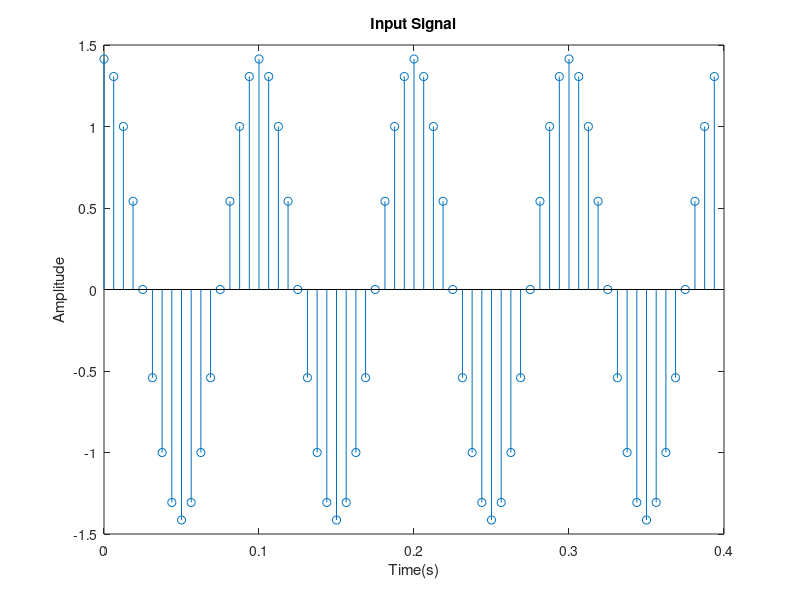
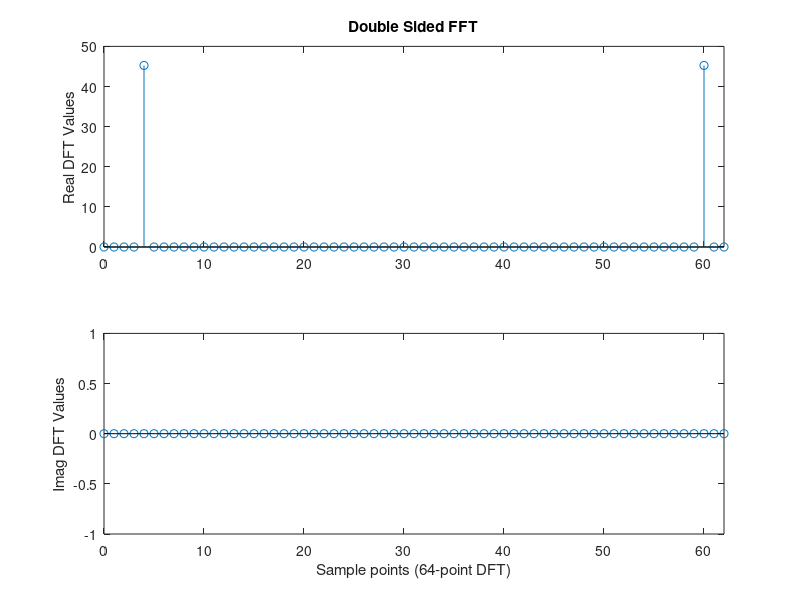
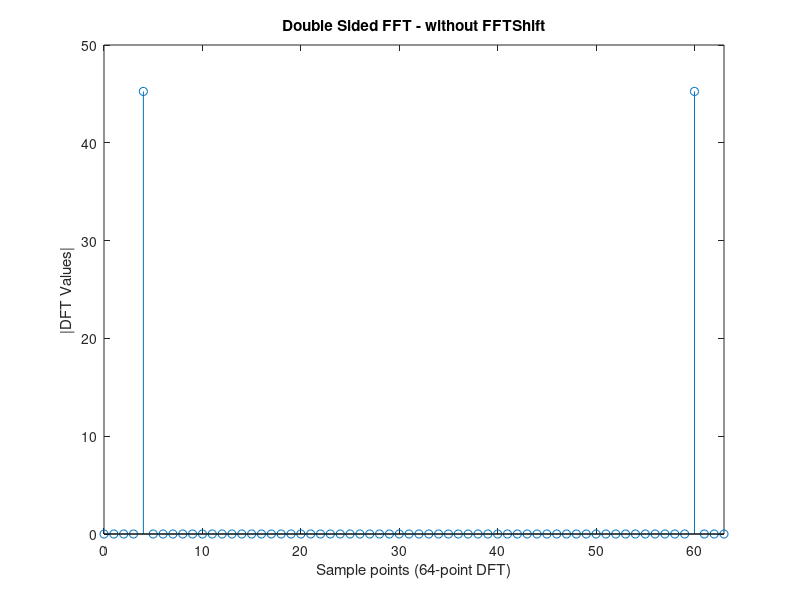
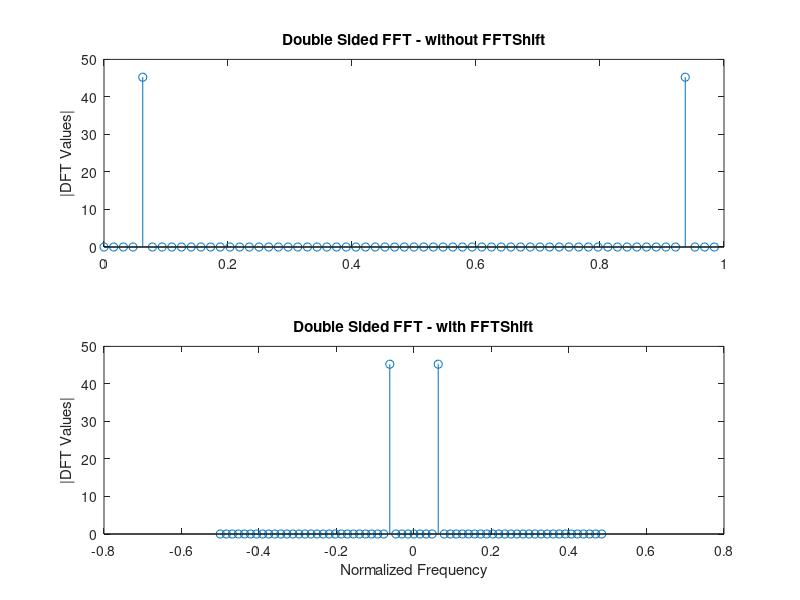

Reproduce these figures in MATLAB, in order. (Note: this script raises an error after producing the figures.)
% *********************************************************************** %
% Michael Rahaim
% Modified Examples from http://www.gaussianwaves.com/
%
% ------------------------------------------------------------------------
% Note on Power: 
%       Amplitude = 1/2 Peak to Peak
%       RMS of a sine = P-P / 2*sqrt(2)
%       For a real signal,
%           Power at f = Power at -f = (RMS)^2 / 2
%       Power calculation also accounts for the % of the FFT that the
%           signal accounts for since fft(x,NFFT) fills x with zeros is
%           length of x < NFFT.
% ------------------------------------------------------------------------
% Note on DFT:
%       When calculating the FFT and iFFT, Matlab's fft and ifft functions
%       do NOT use the 1/N and N factor that are found in text definitions
%       of the complex DFT.
% ------------------------------------------------------------------------
% Suppress warngngs:
%#ok<*UNRCH>
% *********************************************************************** %
clear all %#ok<CLALL>
close all

%% Parameters 
A             = sqrt(2);    % Amplitude
f             = 10;         % frequency of sine wave
overSampRate  = 16;         % oversampling rate
fs = overSampRate*f;        % sampling frequency

phase         = 0;%-1/2*pi; % desired phase shift in radians
nCyl          = 4;      % to generate five cycles of sine wave
NFFT          = 64;   % NFFT-point DFT	 	 

tolerance     = 1e-8;               % To avoid FP rounding errors
noise_var     = 0;                  % Noise variance
noise_std     = sqrt(noise_var);    % Noise standard deviation

%% Figure Settings
fig_c1 = 10;
fig_r1 = 700;
fig_w  = 460;
fig_h  = 400;
del_w  = 15;
del_h  = 100;
fig_c  = [fig_c1, fig_c1+fig_w+del_w, fig_c1+2*(fig_w+del_w), fig_c1+3*(fig_w+del_w)];
fig_r  = [fig_r1, fig_r1-(fig_h+del_h)];

STEM = 1; % 0 for regular plots, 1 for stem plots

%% Generate Signal / Info
t = 0:1/fs:(nCyl*1/f-1/fs);         % time base
x = A*cos(2*pi*f*t+phase);          % time domain signal
%x = x + 0.5*A*cos(2*pi*2*f*t+2*phase);
x = x + noise_std*randn(size(x));   % signal plus noise
L = length(x);                      % signal length


%% Generate DFT
X1     = fft(x,NFFT);               % Compute DFT using FFT	 	 
X2     = fftshift(X1);              % Shift the FFT values
Px     = X2.*conj(X2)/(NFFT*L);     % Power of each freq components	 	 
Px2    = X1.*conj(X1)/(NFFT*L);     % Single sided PSD

nVals1 = 0:NFFT-1;                  % DFT Sample points	 	 
nVals2 = (0:NFFT-1)/NFFT;           % Normalized DFT Sample points	 	 
nVals3 = (-NFFT/2:NFFT/2-1)/NFFT;   % DFT Sample points (Shifted)
fVals1 = fs*nVals3;                 % DFT frequencies
fVals2 = fs*(0:NFFT/2-1)/NFFT;	 	% Single sided DFT frequencies

% Get rid of values below the threshold tolerance (occur because of the
% rounding errors in floating point nums. Causes phase calculation errors)
% X1(abs(X1)<tolerance) = 0;
% X2(abs(X2)<tolerance) = 0;
X1(imag(X1) < tolerance & imag(X1) > -tolerance) = ...
    real(X1(imag(X1) < tolerance & imag(X1) > -tolerance));
X1(real(X1) < tolerance & real(X1) > -tolerance) = ...
    imag(X1(real(X1) < tolerance & real(X1) > -tolerance));
X2(imag(X2) < tolerance & imag(X2) > -tolerance) = ...
    real(X2(imag(X2) < tolerance & imag(X2) > -tolerance));
X2(real(X2) < tolerance & real(X2) > -tolerance) = ...
    imag(X2(real(X2) < tolerance & real(X2) > -tolerance));


%% Figure - Signal
figure('Position',[fig_c(1),fig_r(1),fig_w,fig_h]);
if (STEM) 
    stem(t,x);
else
    plot(t,x);
end
title('Input Signal');
%title(['Sine Wave f=', num2str(f), 'Hz']);
xlabel('Time(s)');
ylabel('Amplitude');


%% Figure - Real and Imaginary components
figure('Position',[fig_c(2),fig_r(1),fig_w,fig_h]);
subplot(2,1,1);
if (STEM) 
    stem(nVals1,real(X1));
else
    plot(nVals1,real(X1));	 	 
end
title('Double Sided FFT');	 	 
ylabel('Real DFT Values');
xlim([nVals1(1),nVals1(NFFT-1)]);
subplot(2,1,2);
if (STEM) 
    stem(nVals1,imag(X1));
else
    plot(nVals1,imag(X1)); 
end
%title('Double Sided FFT - Imaginary Compononts');	 	 
xlabel(['Sample points (', num2str(NFFT), '-point DFT)']);
ylabel('Imag DFT Values');
xlim([nVals1(1),nVals1(NFFT-1)]);

%% Figure - Magnitude
figure('Position',[fig_c(3),fig_r(1),fig_w,fig_h]);
if (STEM) 
    stem(nVals1,abs(X1));
else
    plot(nVals1,abs(X1));
end
title('Double Sided FFT - without FFTShift');	 	 
xlabel(['Sample points (', num2str(NFFT), '-point DFT)']);
ylabel('|DFT Values|');
xlim([0,NFFT-1]);

figure('Position',[fig_c(4),fig_r(1),fig_w,fig_h]);
subplot(2,1,1);
if (STEM) 
    stem(nVals2,abs(X1));
else
    plot(nVals2,abs(X1));
end
title('Double Sided FFT - without FFTShift');	 	 
%xlabel('Normalized Frequency');
ylabel('|DFT Values|');
subplot(2,1,2);
if (STEM) 
    stem(nVals3,abs(X2));
else
    plot(nVals3,abs(X2));
end
title('Double Sided FFT - with FFTShift');
xlabel('Normalized Frequency');
ylabel('|DFT Values|');
%xlim([nVals3(1),nVals3(NFFT-1)]);


%% Figure - Magnitude and Phase
figure('Position',[fig_c(1),fig_r(2),fig_w,fig_h]);
subplot(2,1,1)
if (STEM) 
    stem(fVals1,abs(X2),'b');
else
    plot(fVals1,abs(X2),'b');
end
title('Double Sided FFT - with FFTShift');	 	 
%xlabel('Frequency (Hz)');
ylabel('|DFT Values|');
xlim([fVals1(1),fVals1(NFFT-1)]);
subplot(2,1,2)
if (STEM) 
    stem(fVals1,(180/pi)*atan2(imag(X2),real(X2)),'b');
else
    plot(fVals1,(180/pi)*atan2(imag(X2),real(X2)),'b');
end
xlabel('Frequency (Hz)');
ylabel('Phase (deg)');
xlim([fVals1(1),fVals1(NFFT-1)]);
ylim([-180, 180]);
ax = gca;
ax.YTick = [-180,-90,0,90,180];


%% Figure - Power Spectral Density
figure('Position',[fig_c(2),fig_r(2),fig_w,fig_h]);
if (STEM) 
    stem(fVals1,Px,'b');
else
    plot(fVals1,Px,'b');
end
title('Power Spectral Density');	 	 
xlabel('Frequency (Hz)');
ylabel('Power');
xlim([-fs/2,fs/2]);

figure('Position',[fig_c(3),fig_r(2),fig_w,fig_h]);
plot(fVals1,10*log10(Px),'b'); % Stem plots look funny in dB...
title('Power Spectral Density');	 	 
xlabel('Frequency (Hz)');
ylabel('Power (dB)');
xlim([-fs/2,fs/2]);


%% Figure - Single Sided Power Spectral Density
figure('Position',[fig_c(4),fig_r(2),fig_w,fig_h]);
if (STEM) 
    stem(fVals2,Px2(1:NFFT/2),'b','LineWidth',1);
else
    plot(fVals2,Px2(1:NFFT/2),'b','LineWidth',1);	 	 
end
title('One Sided Power Spectral Density');	 	 
xlabel('Frequency (Hz)');
ylabel('PSD');